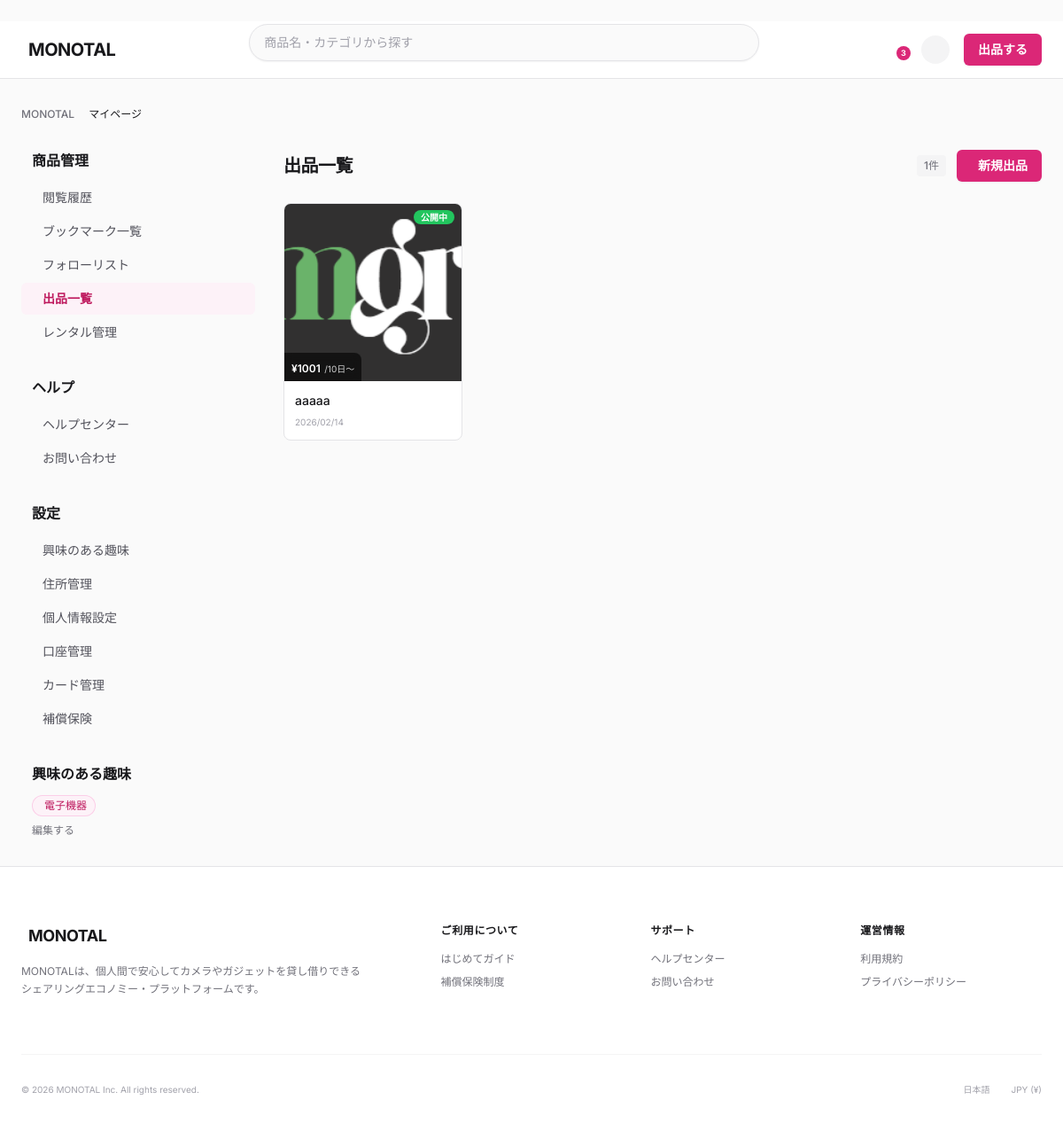
The page /monotal/mypage/listing/ (signed in) on the database as committed earlier.
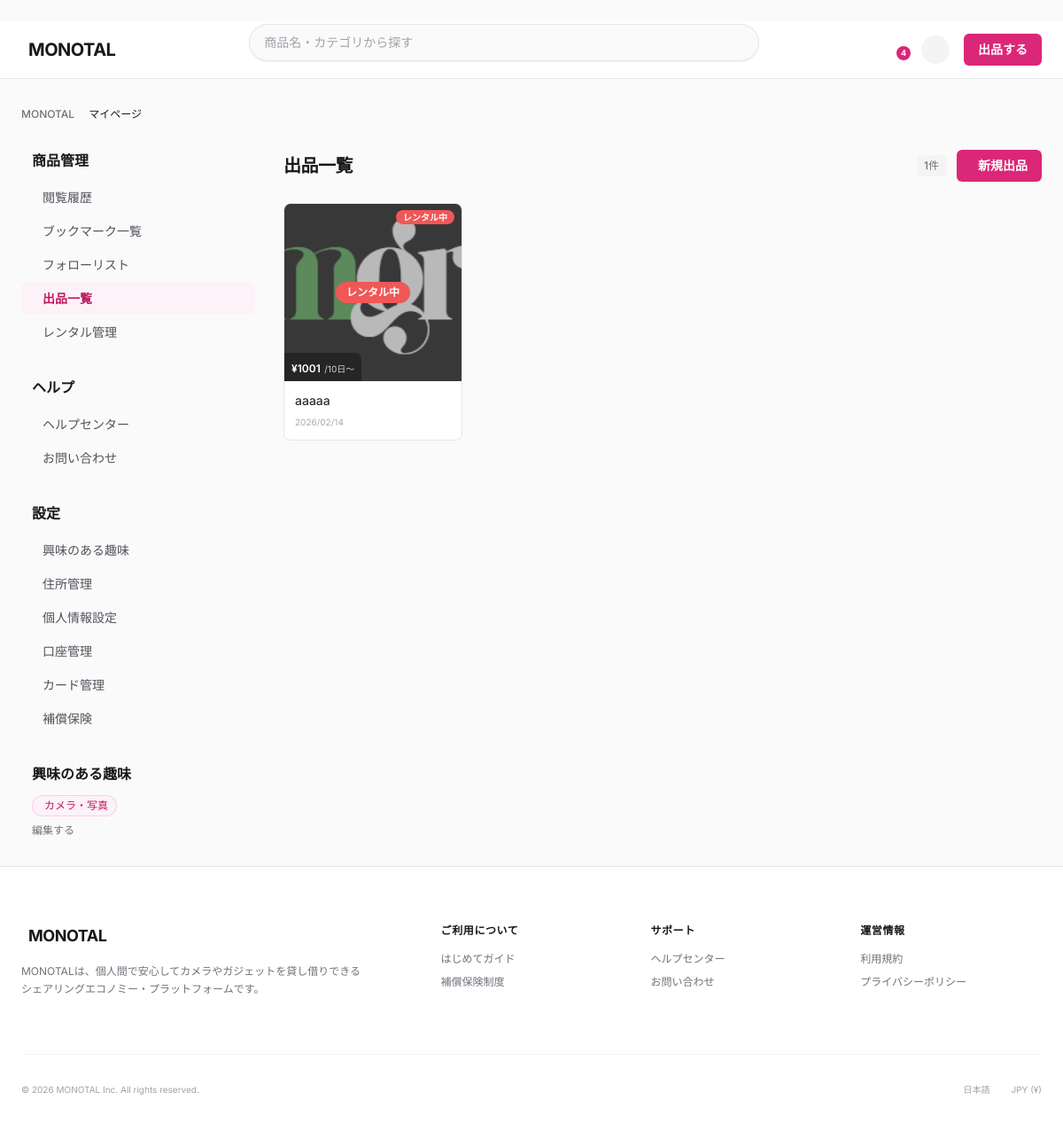
The same page on the database as committed later.
### monotal/models.py (models this page shows, shortened)
class UserHobby(models.Model):
    user_hobby_id = models.AutoField(primary_key=True)
    user = models.ForeignKey(
        User,
        on_delete=models.CASCADE,
        related_name='hobbies',
        db_column='user_id'
    )
    product_category = models.ForeignKey(
        'ProductCategory',
        on_delete=models.CASCADE,
        db_column='product_category_id'
    )
    register_datetime = models.DateTimeField(auto_now_add=True)
    class Meta:
        db_table = 'T_UserHobby'
        verbose_name = 'ユーザー趣味'
        verbose_name_plural = 'ユーザー趣味'
        unique_together = [['user', 'product_category']]

class ProductCategory(models.Model):
    product_category_id = models.AutoField(primary_key=True)
    parent_product_category = models.ForeignKey(
        'self',
        on_delete=models.CASCADE,
        null=True,
        blank=True,
        related_name='subcategories',
        db_column='parent_product_category_id'
    )
    category_name = models.CharField(max_length=100)
    class Meta:
        db_table = 'M_ProductCategory'
        verbose_name = '商品カテゴリ'
        verbose_name_plural = '商品カテゴリ'

class Product(models.Model):
    product_id = models.AutoField(primary_key=True)
    product_name = models.CharField(max_length=200)
    product_description = models.CharField(max_length=2000, null=True, blank=True)
    shipping_days = models.ForeignKey(
        ShippingDays,
        on_delete=models.PROTECT,
        db_column='shipping_days_id',
        null=True,
        blank=True
    )
    shipping_burden = models.ForeignKey(
        ShippingBurden,
        on_delete=models.PROTECT,
        db_column='shipping_burden_id',
        null=True,
        blank=True
    )
    product_condition = models.ForeignKey(
        ProductCondition,
        on_delete=models.PROTECT,
        db_column='product_condition_id'
    )
    product_status = models.ForeignKey(
        ProductStatus,
        on_delete=models.PROTECT,
        db_column='product_status_id'
    )
    product_category = models.ForeignKey(
        ProductCategory,
        on_delete=models.PROTECT,
        db_column='product_category_id'
    )
    rental_days = models.IntegerField()
    rental_fee = models.DecimalField(max_digits=10, decimal_places=2)
    contract_datetime = models.DateTimeField(null=True, blank=True)
    listing_stop_datetime = models.DateTimeField(null=True, blank=True)
    user = models.ForeignKey(
        User,
        on_delete=models.CASCADE,
        related_name='products',
        db_column='user_id'
    )
    shipping_address = models.ForeignKey(
        UserAddress,
        on_delete=models.SET_NULL,
        null=True,
        blank=True,
        related_name='products_as_shipping',
        db_column='shipping_address_id'
    )
    shipping_prefecture = models.ForeignKey(
        Prefecture,
        on_delete=models.SET_NULL,
        null=True,
        blank=True,
        related_name='products_as_shipping',
        db_column='shipping_prefecture_id'
    )
    register_datetime = models.DateTimeField(auto_now_add=True)
    update_datetime = models.DateTimeField(auto_now=True)
    delete_datetime = models.DateTimeField(null=True, blank=True)
    class Meta:
        db_table = 'T_Product'
        verbose_name = '商品'
        verbose_name_plural = '商品'
    @property
    def min_rental_plan(self):
        return self.rental_plans.order_by('rental_days').first()

class ProductImage(models.Model):
    product_image_id = models.AutoField(primary_key=True)
    product = models.ForeignKey(
        Product,
        on_delete=models.CASCADE,
        related_name='images',
        db_column='product_id'
    )
    image = models.ImageField(upload_to='product_images/')
    display_order = models.IntegerField(default=0)  # 表示順序（0が最初）
    register_datetime = models.DateTimeField(auto_now_add=True)
    class Meta:
        db_table = 'T_ProductImage'
        verbose_name = '商品画像'
        verbose_name_plural = '商品画像'
        ordering = ['display_order', 'product_image_id']

class ProductRentalPlan(models.Model):
    product_rental_plan_id = models.AutoField(primary_key=True)
    product = models.ForeignKey(
        Product,
        on_delete=models.CASCADE,
        related_name='rental_plans',
        db_column='product_id'
    )
    rental_days = models.IntegerField()  # レンタル日数
    rental_fee = models.DecimalField(max_digits=10, decimal_places=0)  # レンタル金額
    register_datetime = models.DateTimeField(auto_now_add=True)
    class Meta:
        db_table = 'T_ProductRentalPlan'
        verbose_name = '商品レンタルプラン'
        verbose_name_plural = '商品レンタルプラン'
        ordering = ['rental_days']

### monotal/views.py (the view)
class MyPageListingView(LoginRequiredMixin, View):
    login_url = '/monotal/login/'
    def get(self, request, *args, **kwargs):
        listing_products = Product.objects.filter(
            user=request.user,
            delete_datetime__isnull=True
        ).select_related(
            'product_status',
            'product_category'
        ).prefetch_related(
            'images'
        ).order_by('-register_datetime')
        listing_count = listing_products.count()
        paginator = Paginator(listing_products, 20)
        page_obj = paginator.get_page(request.GET.get('page', 1))
        user_hobbies = UserHobby.objects.filter(
            user=request.user
        ).select_related('product_category').order_by('product_category_id')
        context = {
            'listing_products': page_obj,
            'listing_count': listing_count,
            'page_obj': page_obj,
            'current_page': 'listing',
            'user_hobbies': user_hobbies,
        }
        return render(request, 'mypage/listing.html', context)

### monotal/context_processors.py (called while the page is built)
def rental_context(request):
    context = {
        'pending_rental_count': 0,
    }
    if request.user.is_authenticated:
        context['pending_rental_count'] = RentalRequest.objects.filter(
            requested_user=request.user,
            rental_request_status_id=1  # 申請中
        ).count()
    return context

def notification_context(request):
    context = {
        'unread_notification_count': 0,
    }
    if request.user.is_authenticated:
        target_notification_ids = NotificationTargetUser.objects.filter(
            user=request.user
        ).values_list('notification_id', flat=True)
        read_notification_ids = NotificationRead.objects.filter(
            user=request.user,
            notification_read_status_id=2  # 既読
        ).values_list('notification_id', flat=True)
        context['unread_notification_count'] = target_notification_ids.exclude(
            notification_id__in=read_notification_ids
        ).count()
    return context

### templates/mypage/listing.html (shortened to what the changed rows need)
﻿{% extends 'base.html' %}
{% load static %}
{% block extra_css %}
<link rel="stylesheet" href="{% static 'css/mypage.css' %}">
{% endblock %}
{% block content %}
<main class="mx-auto max-w-[1200px] w-full px-4 lg:px-6 py-8">
    <div class="lg:grid lg:grid-cols-12 lg:gap-8 items-start">
        {% include 'mypage/_sidebar.html' %}
        <div class="lg:col-span-9">
            <div class="mb-6 flex items-center justify-between">
                <h1 class="text-xl font-bold tracking-tight text-zinc-900">出品一覧</h1>
            </div>
            <div class="grid grid-cols-2 md:grid-cols-3 lg:grid-cols-4 gap-3 md:gap-4">
                {% for product in listing_products %}
                <a href="{% url 'product_detail' product_id=product.product_id %}" class="group relative block bg-white rounded-lg overflow-hidden border border-zinc-200 hover:border-zinc-300 hover:shadow-md transition-all {% if product.product_status.product_status_id == 2 %}opacity-90{% endif %}">
                    <div class="aspect-square w-full bg-zinc-100 relative overflow-hidden">
                        {% if product.images.all %}
                        <img src="{{ product.images.all.0.image.url }}" class="h-full w-full object-cover transition-transform duration-500 group-hover:scale-105" alt="{{ product.product_name }}">
                        {% else %}
                        <div class="h-full w-full flex items-center justify-center text-zinc-400">
                            <span class="iconify" data-icon="lucide:image" data-width="48" data-height="48"></span>
                        </div>
                        {% endif %}
                        {% if product.product_status.product_status_id == 2 %}
                        <div class="absolute inset-0 bg-black/30 flex items-center justify-center">
                            <span class="bg-red-500 text-white text-xs font-bold px-3 py-1 rounded-full shadow-sm">レンタル中</span>
                        </div>
                        {% endif %}
                        {% if product.min_rental_plan %}
                        <div class="absolute bottom-0 left-0 bg-black/60 backdrop-blur-sm px-2 py-1 text-white rounded-tr-lg">
                            <span class="text-xs font-semibold">¥{{ product.min_rental_plan.rental_fee|floatformat:0 }}</span>
                            <span class="text-[10px] font-normal opacity-80">/{{ product.min_rental_plan.rental_days }}日〜</span>
                        </div>
                        {% endif %}
                        <div class="absolute top-2 right-2">
                            {% if product.product_status.product_status_id == 1 %}
                            <span class="bg-green-500 text-white text-[10px] font-bold px-2 py-0.5 rounded-full">公開中</span>
                            {% elif product.product_status.product_status_id == 2 %}
                            <span class="bg-red-500 text-white text-[10px] font-bold px-2 py-0.5 rounded-full">レンタル中</span>
                            {% elif product.product_status.product_status_id == 3 %}
                            <span class="bg-amber-500 text-white text-[10px] font-bold px-2 py-0.5 rounded-full">メンテナンス中</span>
                            {% elif product.product_status.product_status_id == 4 %}
                            <span class="bg-zinc-500 text-white text-[10px] font-bold px-2 py-0.5 rounded-full">非公開</span>
                            {% endif %}
                        </div>
                    </div>
                    <div class="p-3">
                        <h3 class="text-sm font-medium text-zinc-900 line-clamp-2 leading-snug group-hover:text-pink-600 transition-colors">{{ product.product_name }}</h3>
                        <div class="mt-2 flex items-center justify-between">
                            <span class="text-[10px] text-zinc-400">
                                {{ product.register_datetime|date:"Y/m/d" }}
                            </span>
                        </div>
                    </div>
                </a>
                {% endfor %}
            </div>
        </div>
    </div>
</main>
{% endblock %}

### templates/mypage/_sidebar.html (shortened to what the changed rows need)
<aside class="hidden lg:block lg:col-span-3 space-y-8 sticky top-24">
    {% if user_hobbies %}
    <div>
        <div class="px-3 flex flex-wrap gap-1.5">
            {% for hobby in user_hobbies %}
            <span class="inline-flex items-center gap-1 rounded-full bg-pink-50 px-2.5 py-1 text-xs font-medium text-pink-700 ring-1 ring-inset ring-pink-200">
                {{ hobby.product_category.category_name }}
            </span>
            {% endfor %}
        </div>
    </div>
    {% endif %}
</aside>

Rows that differ between the two databases and show on the page:
changed through a linked row, UserHobby: product_category.category_name "電子機器" → "カメラ・写真"
changed Product "aaaaa": product_status_id "公開中" → "レンタル中 レンタル中"
Other text that changed with them:
{{ unread_notification_count }}: "3" → "4"
